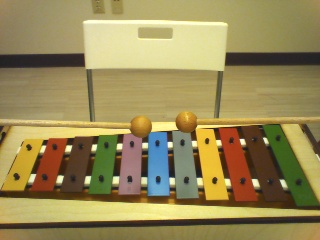
#> input picture Vision_Detection_Part/real_lighting_condition_pics/320b.jpg, 320 x 240 px, found by its file name
$ python HSL_test1.py
#> lines starting #> are read from the running program, lines starting #| are printed output that depends on the picture
# -*- coding: utf-8 -*-
"""
Created on Fri Nov  2 12:26:03 2018

@author: CV_LAB_Howard
"""

import cv2
import numpy as np

image = cv2.imread(r'D:\Howard_Feng\noteDetection\Vision_Detection_Part\real_lighting_condition_pics\320b.jpg')
#> image is the input picture: shape (240, 320, 3); mean B, G, R 87.7, 138.1, 152.6

imgHLS = cv2.cvtColor(image, cv2.COLOR_BGR2HLS)
#> imgHLS: shape (240, 320, 3); mean of channels 0, 1, 2 27.1, 120.9, 103.1

Lchannel = imgHLS[:,:,1]
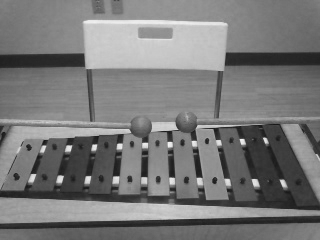
#> Lchannel: shape (240, 320); min 23, max 243, mean 120.9

mask = cv2.inRange(imgHLS, np.array([0,250,0]), np.array([255,255,255]))
#> mask: shape (240, 320); every value is 0

res = cv2.bitwise_and(image, image, mask=mask)
#> res: shape (240, 320, 3); every value is 0

cv2.imshow("image", res)

$ run again, with Vision_Detection_Part/real_lighting_condition_pics/1280.jpg copied over Vision_Detection_Part/real_lighting_condition_pics/320b.jpg
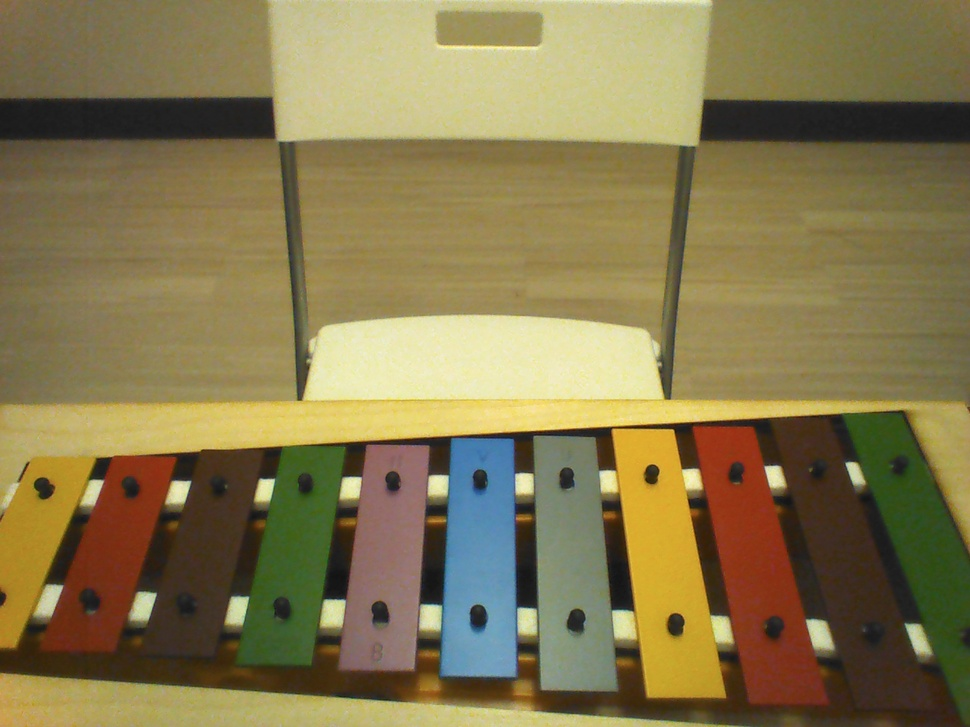
#> input picture Vision_Detection_Part/real_lighting_condition_pics/1280.jpg, 970 x 727 px, shrunk from 1280 x 960 before the run, found by its file name
#> image is the input picture: shape (727, 970, 3); mean B, G, R 78.5, 121, 134.3
#> imgHLS: shape (727, 970, 3); mean of channels 0, 1, 2 27.3, 107.3, 91.9
#> `Lchannel = imgHLS[:,:,1]`:
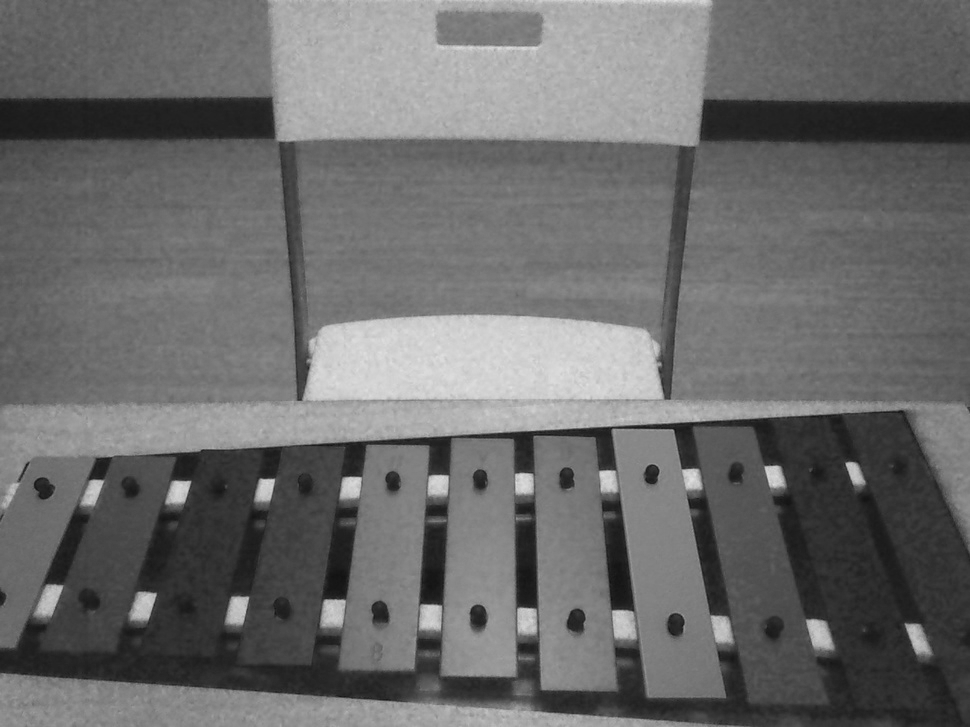
#> Lchannel: shape (727, 970); min 17, max 225, mean 107.3
#> mask: shape (727, 970); every value is 0
#> res: shape (727, 970, 3); every value is 0
